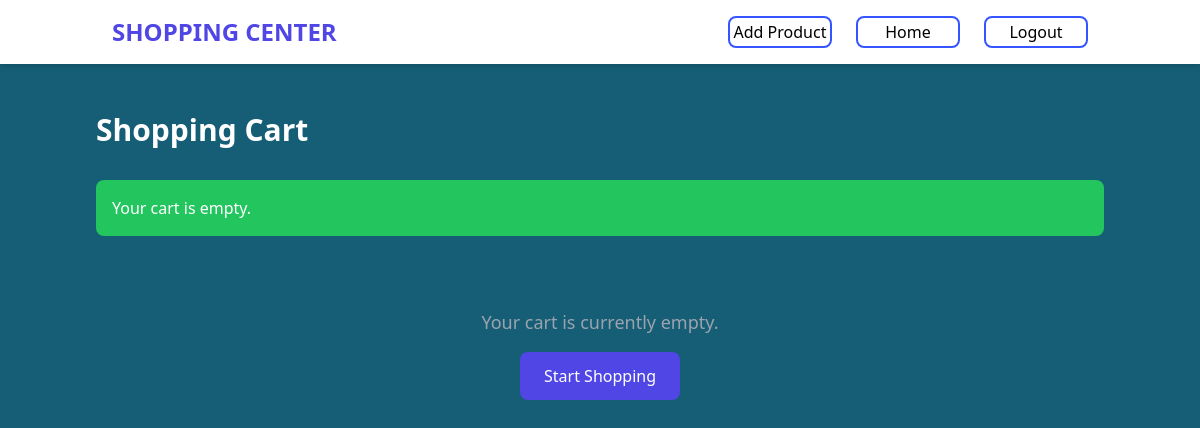
The page /cart/ (signed in) on the database as committed earlier.
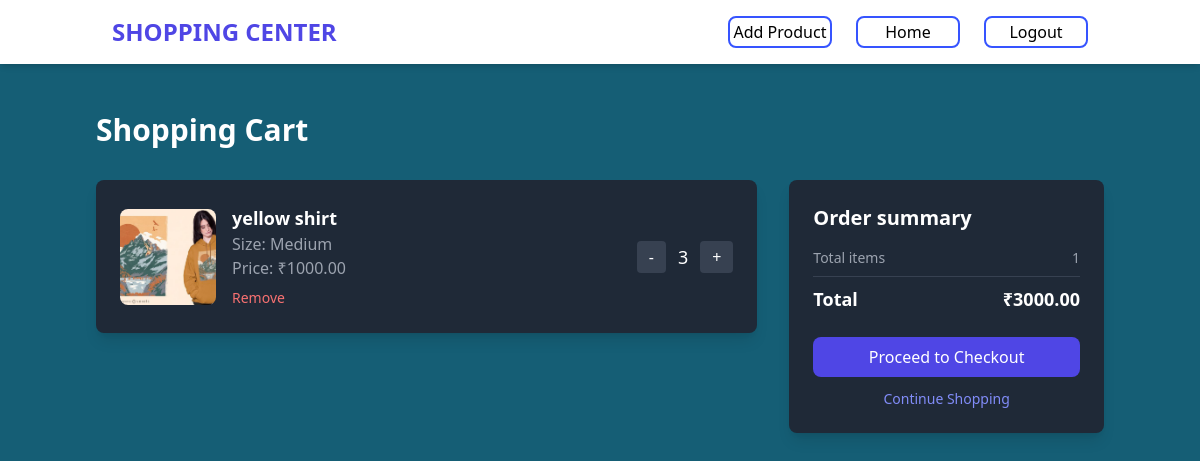
The same page on the database as committed later.
### chai/models.py (models this page shows, shortened)
class order_Item(models.Model):
    user = models.ForeignKey(User, on_delete=models.CASCADE)
    clothes = models.ForeignKey(Clothes, on_delete=models.CASCADE)
    quantity = models.IntegerField(default=1)
    ordered = models.BooleanField(default=False)
    def get_total_item_price(self):
        return self.quantity * self.clothes.price

class Clothes(models.Model):
    SIZES = (
        ('s', 'Small'),
        ('m', 'Medium'),
        ('l', 'Large'),
    )
    name = models.CharField(max_length=100)
    category = models.ForeignKey(Category, on_delete=models.CASCADE, default= Category.get_default_category)
    size = models.CharField(max_length=100, choices=SIZES)
    quantity = models.IntegerField()
    price = models.DecimalField(max_digits=10, decimal_places=2)
    image = models.ImageField(upload_to='images/')
    description = models.TextField(default='')

class Order(models.Model):
    user = models.ForeignKey(User, on_delete=models.CASCADE)
    items = models.ManyToManyField(order_Item)
    order_date = models.DateTimeField(auto_now_add=True)
    start_date = models.DateTimeField(default=timezone.now)
    ordered = models.BooleanField(default=False)
    order_id = models.CharField(max_length=100, blank=True, null=True, unique=True)
    DateTime_ofpayment = models.DateTimeField(default=timezone.now)
    ordered_delivered = models.BooleanField(default=False)
    shipping_address = models.CharField(max_length=100, blank=True, null=True)
    billing_address = models.CharField(max_length=100, blank=True, null=True)
    def get_total_price(self):
        total = 0
        for order_item in self.items.all():
            total += order_item.get_total_item_price()
        return total

### chai/views.py (the view)
# urls.py: path('cart/', views.cart, name='cart'),
def cart(request):
    try:
        if not request.user.is_authenticated:
            messages.warning(request, "Please login to view your cart.")
            return redirect("login")
        order_qs = Order.objects.filter(user=request.user, ordered=False)
        if order_qs.exists():
            order = order_qs.first()
            if order.items.count() > 0:
                return render(request, "chai/cart.html", {"order": order})
            else:
                messages.info(request, "Your cart is empty.")
                return render(request, "chai/cart.html", {"order": None})
        else:
            messages.info(request, "Your cart is empty.")
            return render(request, "chai/cart.html", {"order": None})
    except Exception as e:
        messages.error(request, "An error occurred while loading your cart.")
        return render(request, "chai/cart.html", {"order": None})

### templates/chai/cart.html (shortened to what this page needs)
{% load static tailwind_tags %}
{% load static %}
<!DOCTYPE html>
<html lang="en">
<head>
<script src="https://cdn.tailwindcss.com"></script>
</head>
<body class="bg-cyan-800 text-white">
<header class="fixed top-0 left-0 w-full bg-white shadow-md z-50">
    <div class="container mx-auto px-6 py-4 flex items-center justify-between">
    <a href="{% url 'home' %}" class="text-2xl font-bold text-indigo-600">SHOPPING CENTER</a>
    <nav class="hidden md:flex space-x-6">
        <a href="{% url 'add_product' %}" class="relative flex items-center justify-center w-[6.5em] h-[2.0em] border-2 border-[#3654ff] rounded-lg text-black transition-all duration-500 hover:bg-[#3654ff]">Add Product</a>
        {% if user.is_authenticated %}
        <a href="{% url 'home' %}" class="relative flex items-center justify-center w-[6.5em] h-[2.0em] border-2 border-[#3654ff] rounded-lg text-black transition-all duration-500 hover:bg-[#3654ff]">Home</a>
        <a href="{% url 'user_logout' %}" class="relative flex items-center justify-center w-[6.5em] h-[2.0em] border-2 border-[#3654ff] rounded-lg text-black transition-all duration-500 hover:bg-[#3654ff]">Logout</a>
        {% endif %}
    </nav>
    </div>
</header>
<main class="pt-28 px-6 lg:px-24 pb-16">
    <h1 class="text-3xl font-bold mb-8">Shopping Cart</h1>
    {% if messages %}
    <div class="mb-6">
        {% for message in messages %}
            <div class="p-4 rounded-lg {% if message.tags == 'error' %}bg-red-500{% else %}bg-green-500{% endif %} text-white">
                {{ message }}
            </div>
        {% endfor %}
    </div>
    {% endif %}
    {% if order and order.items.all %}
    <div class="grid grid-cols-1 lg:grid-cols-3 gap-8">
        <div class="lg:col-span-2 space-y-6">
        {% for item in order.items.all %}
            <div class="bg-gray-800 rounded-lg p-6 flex flex-col md:flex-row items-center justify-between gap-6 shadow-lg">
            <div class="flex items-center gap-4">
                <img src="{{ item.clothes.image.url }}" alt="{{ item.clothes.name }}" class="w-24 h-24 object-cover rounded-lg" />
                <div>
                <h2 class="text-lg font-semibold">{{ item.clothes.name }}</h2>
                <p class="text-gray-400">Size: {{ item.clothes.get_size_display }}</p>
                <p class="text-gray-400">Price: ₹{{ item.clothes.price }}</p>
                <a href="{% url 'delete_item' item.clothes.pk %}" class="text-red-400 text-sm hover:underline mt-2 inline-block">Remove</a>
                </div>
            </div>
            <div class="flex items-center gap-3">
                <form method="post" action="{% url 'remove_item' item.clothes.pk %}" class="flex gap-2 items-center">
                    <button type="submit" class="px-3 py-1 bg-gray-700 text-white rounded hover:bg-gray-600">-</button>
                </form>
                <span class="text-lg">{{ item.quantity }}</span>
                <form method="post" action="{% url 'add_item' item.clothes.pk %}">
                    <button type="submit" class="px-3 py-1 bg-gray-700 text-white rounded hover:bg-gray-600">+</button>
                </form>
            </div>
            </div>
        {% endfor %}
        </div>
        <div class="bg-gray-800 p-6 rounded-lg shadow-lg">
        <h2 class="text-xl font-bold mb-4">Order summary</h2>
        <div class="text-sm space-y-2">
            <p class="flex justify-between text-gray-400">
            <span>Total items</span>
            <span>{{ order.items.count }}</span>
            </p>
            <hr class="my-3 border-gray-700" />
            <p class="flex justify-between text-white font-bold text-lg">
            <span>Total</span>
            <span>₹{{ order.get_total_price }}</span>
            </p>
        </div>
        <a href="{% url 'checkout' %}" class="mt-6 block w-full bg-indigo-600 hover:bg-indigo-700 text-white py-2 rounded-lg font-medium transition-all text-center">
            Proceed to Checkout
        </a>
        <a href="{% url 'home' %}" class="block text-center mt-3 text-indigo-400 hover:underline text-sm">Continue Shopping</a>
        </div>
    </div>
    {% else %}
    <div class="text-center py-12">
        <p class="text-gray-400 text-lg mb-4">Your cart is currently empty.</p>
        <a href="{% url 'home' %}" class="inline-block bg-indigo-600 hover:bg-indigo-700 text-white px-6 py-3 rounded-lg font-medium transition-all">
            Start Shopping
        </a>
    </div>
    {% endif %}
</main>
{% tailwind_css %}
</body>
</html>

Rows that differ between the two databases and show on the page:
added order_Item: clothes.image (picture), clothes.name "yellow shirt", clothes.size "Medium", clothes.price "1000.00", quantity "3"
added Order: items.count "1", get_total_price "3000.00"
Other text that changed with them:
text no longer shown: "Your cart is currently empty. Start Shopping"
text now shown: "Order summary Total items Total ₹ Proceed to Checkout Continue Shopping"
list line gone: "Your cart is empty."
